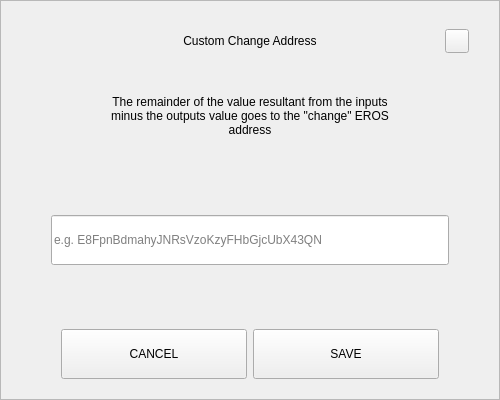
<?xml version="1.0" encoding="UTF-8"?>
<ui version="4.0">
 <class>SendChangeAddressDialog</class>
 <widget class="QDialog" name="SendChangeAddressDialog">
  <property name="geometry">
   <rect>
    <x>0</x>
    <y>0</y>
    <width>500</width>
    <height>400</height>
   </rect>
  </property>
  <property name="windowTitle">
   <string>Dialog</string>
  </property>
  <layout class="QVBoxLayout" name="verticalLayout">
   <property name="spacing">
    <number>0</number>
   </property>
   <property name="leftMargin">
    <number>0</number>
   </property>
   <property name="topMargin">
    <number>0</number>
   </property>
   <property name="rightMargin">
    <number>0</number>
   </property>
   <property name="bottomMargin">
    <number>0</number>
   </property>
   <item>
    <widget class="QFrame" name="frame">
     <property name="styleSheet">
      <string notr="true"/>
     </property>
     <property name="frameShape">
      <enum>QFrame::StyledPanel</enum>
     </property>
     <property name="frameShadow">
      <enum>QFrame::Raised</enum>
     </property>
     <layout class="QVBoxLayout" name="verticalLayout_2" stretch="0,0,0,0,0,0,0">
      <property name="spacing">
       <number>0</number>
      </property>
      <property name="leftMargin">
       <number>30</number>
      </property>
      <property name="topMargin">
       <number>20</number>
      </property>
      <property name="rightMargin">
       <number>30</number>
      </property>
      <property name="bottomMargin">
       <number>20</number>
      </property>
      <item>
       <layout class="QHBoxLayout" name="horizontalLayout_3">
        <property name="spacing">
         <number>0</number>
        </property>
        <item>
         <spacer name="horizontalSpacer_2">
          <property name="orientation">
           <enum>Qt::Horizontal</enum>
          </property>
          <property name="sizeHint" stdset="0">
           <size>
            <width>40</width>
            <height>20</height>
           </size>
          </property>
         </spacer>
        </item>
        <item>
         <widget class="QLabel" name="labelTitle">
          <property name="minimumSize">
           <size>
            <width>0</width>
            <height>40</height>
           </size>
          </property>
          <property name="maximumSize">
           <size>
            <width>16777215</width>
            <height>40</height>
           </size>
          </property>
          <property name="styleSheet">
           <string notr="true">padding-left:24px;</string>
          </property>
          <property name="text">
           <string>Custom Change Address</string>
          </property>
          <property name="alignment">
           <set>Qt::AlignCenter</set>
          </property>
          <property name="margin">
           <number>7</number>
          </property>
         </widget>
        </item>
        <item>
         <spacer name="horizontalSpacer">
          <property name="orientation">
           <enum>Qt::Horizontal</enum>
          </property>
          <property name="sizeHint" stdset="0">
           <size>
            <width>40</width>
            <height>20</height>
           </size>
          </property>
         </spacer>
        </item>
        <item>
         <widget class="QPushButton" name="btnEsc">
          <property name="minimumSize">
           <size>
            <width>24</width>
            <height>24</height>
           </size>
          </property>
          <property name="maximumSize">
           <size>
            <width>24</width>
            <height>24</height>
           </size>
          </property>
          <property name="focusPolicy">
           <enum>Qt::NoFocus</enum>
          </property>
          <property name="text">
           <string/>
          </property>
         </widget>
        </item>
       </layout>
      </item>
      <item>
       <spacer name="verticalSpacer_2">
        <property name="orientation">
         <enum>Qt::Vertical</enum>
        </property>
        <property name="sizeType">
         <enum>QSizePolicy::Fixed</enum>
        </property>
        <property name="sizeHint" stdset="0">
         <size>
          <width>20</width>
          <height>20</height>
         </size>
        </property>
       </spacer>
      </item>
      <item alignment="Qt::AlignHCenter">
       <widget class="QLabel" name="labelMessage">
        <property name="minimumSize">
         <size>
          <width>0</width>
          <height>70</height>
         </size>
        </property>
        <property name="text">
         <string>The remainder of the value resultant from the inputs minus the outputs value goes to the &quot;change&quot; EROS address</string>
        </property>
        <property name="alignment">
         <set>Qt::AlignCenter</set>
        </property>
        <property name="wordWrap">
         <bool>true</bool>
        </property>
       </widget>
      </item>
      <item>
       <spacer name="verticalSpacer_3">
        <property name="orientation">
         <enum>Qt::Vertical</enum>
        </property>
        <property name="sizeHint" stdset="0">
         <size>
          <width>20</width>
          <height>40</height>
         </size>
        </property>
       </spacer>
      </item>
      <item>
       <layout class="QHBoxLayout" name="horizontalLayout_2">
        <property name="spacing">
         <number>0</number>
        </property>
        <property name="leftMargin">
         <number>20</number>
        </property>
        <property name="rightMargin">
         <number>20</number>
        </property>
        <item>
         <widget class="QLineEdit" name="lineEditAddress">
          <property name="minimumSize">
           <size>
            <width>0</width>
            <height>50</height>
           </size>
          </property>
          <property name="placeholderText">
           <string notr="true">e.g. E8FpnBdmahyJNRsVzoKzyFHbGjcUbX43QN</string>
          </property>
         </widget>
        </item>
       </layout>
      </item>
      <item>
       <spacer name="verticalSpacer">
        <property name="orientation">
         <enum>Qt::Vertical</enum>
        </property>
        <property name="sizeHint" stdset="0">
         <size>
          <width>20</width>
          <height>40</height>
         </size>
        </property>
       </spacer>
      </item>
      <item>
       <layout class="QHBoxLayout" name="horizontalLayout" stretch="2,2">
        <property name="spacing">
         <number>6</number>
        </property>
        <property name="leftMargin">
         <number>30</number>
        </property>
        <property name="rightMargin">
         <number>30</number>
        </property>
        <item>
         <widget class="QPushButton" name="btnCancel">
          <property name="minimumSize">
           <size>
            <width>180</width>
            <height>50</height>
           </size>
          </property>
          <property name="focusPolicy">
           <enum>Qt::NoFocus</enum>
          </property>
          <property name="text">
           <string>CANCEL</string>
          </property>
         </widget>
        </item>
        <item>
         <widget class="QPushButton" name="btnSave">
          <property name="minimumSize">
           <size>
            <width>180</width>
            <height>50</height>
           </size>
          </property>
          <property name="focusPolicy">
           <enum>Qt::NoFocus</enum>
          </property>
          <property name="text">
           <string>SAVE</string>
          </property>
         </widget>
        </item>
       </layout>
      </item>
     </layout>
    </widget>
   </item>
  </layout>
 </widget>
 <resources/>
 <connections/>
</ui>
